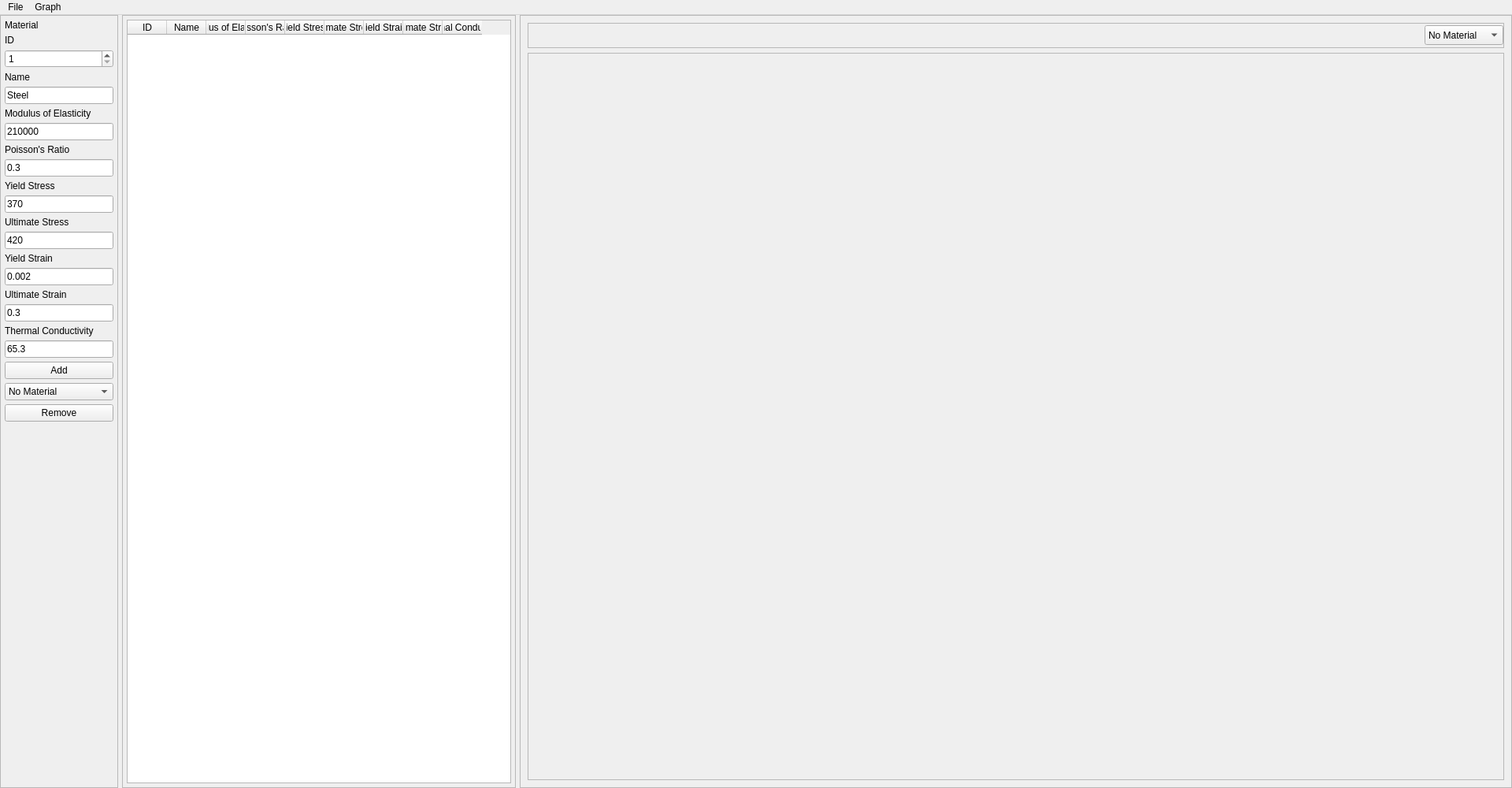
<?xml version="1.0" encoding="UTF-8"?>
<ui version="4.0">
 <class>OpenLatticeMaterialEditor</class>
 <widget class="QMainWindow" name="OpenLatticeMaterialEditor">
  <property name="geometry">
   <rect>
    <x>0</x>
    <y>0</y>
    <width>1920</width>
    <height>1000</height>
   </rect>
  </property>
  <property name="minimumSize">
   <size>
    <width>800</width>
    <height>600</height>
   </size>
  </property>
  <property name="maximumSize">
   <size>
    <width>1920</width>
    <height>1000</height>
   </size>
  </property>
  <property name="windowTitle">
   <string>OpenLattice Material Editor</string>
  </property>
  <widget class="QWidget" name="centralwidget">
   <layout class="QHBoxLayout" name="horizontalLayout">
    <property name="spacing">
     <number>5</number>
    </property>
    <property name="leftMargin">
     <number>0</number>
    </property>
    <property name="topMargin">
     <number>0</number>
    </property>
    <property name="rightMargin">
     <number>0</number>
    </property>
    <property name="bottomMargin">
     <number>0</number>
    </property>
    <item>
     <widget class="QFrame" name="frame_material_settings">
      <property name="maximumSize">
       <size>
        <width>150</width>
        <height>16777215</height>
       </size>
      </property>
      <property name="frameShape">
       <enum>QFrame::StyledPanel</enum>
      </property>
      <property name="frameShadow">
       <enum>QFrame::Raised</enum>
      </property>
      <layout class="QVBoxLayout" name="verticalLayout_3">
       <property name="spacing">
        <number>5</number>
       </property>
       <property name="leftMargin">
        <number>5</number>
       </property>
       <property name="topMargin">
        <number>5</number>
       </property>
       <property name="rightMargin">
        <number>5</number>
       </property>
       <property name="bottomMargin">
        <number>5</number>
       </property>
       <item>
        <widget class="QLabel" name="label_15">
         <property name="text">
          <string>Material</string>
         </property>
        </widget>
       </item>
       <item>
        <widget class="QLabel" name="label_16">
         <property name="text">
          <string>ID</string>
         </property>
        </widget>
       </item>
       <item>
        <widget class="QSpinBox" name="spinBox_material_id">
         <property name="minimum">
          <number>1</number>
         </property>
         <property name="maximum">
          <number>1000</number>
         </property>
        </widget>
       </item>
       <item>
        <widget class="QLabel" name="label_17">
         <property name="text">
          <string>Name</string>
         </property>
        </widget>
       </item>
       <item>
        <widget class="QLineEdit" name="lineEdit_material_name">
         <property name="text">
          <string>Steel</string>
         </property>
        </widget>
       </item>
       <item>
        <widget class="QLabel" name="label_18">
         <property name="text">
          <string>Modulus of Elasticity</string>
         </property>
        </widget>
       </item>
       <item>
        <widget class="QLineEdit" name="lineEdit_modulus_of_elasticity">
         <property name="text">
          <string>210000</string>
         </property>
        </widget>
       </item>
       <item>
        <widget class="QLabel" name="label_19">
         <property name="text">
          <string>Poisson's Ratio</string>
         </property>
        </widget>
       </item>
       <item>
        <widget class="QLineEdit" name="lineEdit_poissons_ratio">
         <property name="text">
          <string>0.3</string>
         </property>
        </widget>
       </item>
       <item>
        <widget class="QLabel" name="label_21">
         <property name="text">
          <string>Yield Stress</string>
         </property>
        </widget>
       </item>
       <item>
        <widget class="QLineEdit" name="lineEdit_yield_stress">
         <property name="text">
          <string>370</string>
         </property>
        </widget>
       </item>
       <item>
        <widget class="QLabel" name="label_23">
         <property name="text">
          <string>Ultimate Stress</string>
         </property>
        </widget>
       </item>
       <item>
        <widget class="QLineEdit" name="lineEdit_ultimate_stress">
         <property name="text">
          <string>420</string>
         </property>
        </widget>
       </item>
       <item>
        <widget class="QLabel" name="label_22">
         <property name="text">
          <string>Yield Strain</string>
         </property>
        </widget>
       </item>
       <item>
        <widget class="QLineEdit" name="lineEdit_yield_strain">
         <property name="text">
          <string>0.002</string>
         </property>
        </widget>
       </item>
       <item>
        <widget class="QLabel" name="label_24">
         <property name="text">
          <string>Ultimate Strain</string>
         </property>
        </widget>
       </item>
       <item>
        <widget class="QLineEdit" name="lineEdit_ultimate_strain">
         <property name="text">
          <string>0.3</string>
         </property>
        </widget>
       </item>
       <item>
        <widget class="QLabel" name="label_20">
         <property name="text">
          <string>Thermal Conductivity</string>
         </property>
        </widget>
       </item>
       <item>
        <widget class="QLineEdit" name="lineEdit_thermal_conductivity">
         <property name="text">
          <string>65.3</string>
         </property>
        </widget>
       </item>
       <item>
        <widget class="QPushButton" name="pushButton_material_add">
         <property name="text">
          <string>Add</string>
         </property>
        </widget>
       </item>
       <item>
        <widget class="QComboBox" name="comboBox_material_remove">
         <item>
          <property name="text">
           <string>No Material</string>
          </property>
         </item>
        </widget>
       </item>
       <item>
        <widget class="QPushButton" name="pushButton_material_remove">
         <property name="text">
          <string>Remove</string>
         </property>
        </widget>
       </item>
       <item>
        <spacer name="verticalSpacer_4">
         <property name="orientation">
          <enum>Qt::Vertical</enum>
         </property>
         <property name="sizeHint" stdset="0">
          <size>
           <width>20</width>
           <height>425</height>
          </size>
         </property>
        </spacer>
       </item>
      </layout>
     </widget>
    </item>
    <item>
     <widget class="QFrame" name="frame_material_tree">
      <property name="minimumSize">
       <size>
        <width>500</width>
        <height>0</height>
       </size>
      </property>
      <property name="maximumSize">
       <size>
        <width>300</width>
        <height>16777215</height>
       </size>
      </property>
      <property name="frameShape">
       <enum>QFrame::StyledPanel</enum>
      </property>
      <property name="frameShadow">
       <enum>QFrame::Raised</enum>
      </property>
      <layout class="QVBoxLayout" name="verticalLayout">
       <property name="spacing">
        <number>5</number>
       </property>
       <property name="leftMargin">
        <number>5</number>
       </property>
       <property name="topMargin">
        <number>5</number>
       </property>
       <property name="rightMargin">
        <number>5</number>
       </property>
       <property name="bottomMargin">
        <number>5</number>
       </property>
       <item>
        <widget class="QTableWidget" name="tableWidget_material">
         <property name="minimumSize">
          <size>
           <width>0</width>
           <height>0</height>
          </size>
         </property>
         <property name="maximumSize">
          <size>
           <width>16777215</width>
           <height>16777215</height>
          </size>
         </property>
         <attribute name="horizontalHeaderDefaultSectionSize">
          <number>50</number>
         </attribute>
         <column>
          <property name="text">
           <string>ID</string>
          </property>
         </column>
         <column>
          <property name="text">
           <string>Name</string>
          </property>
         </column>
         <column>
          <property name="text">
           <string>Modulus of Elasticity</string>
          </property>
         </column>
         <column>
          <property name="text">
           <string>Poisson's Ratio</string>
          </property>
         </column>
         <column>
          <property name="text">
           <string>Yield Stress</string>
          </property>
         </column>
         <column>
          <property name="text">
           <string>Ultimate Stress</string>
          </property>
         </column>
         <column>
          <property name="text">
           <string>Yield Strain</string>
          </property>
         </column>
         <column>
          <property name="text">
           <string>Ultimate Strain</string>
          </property>
         </column>
         <column>
          <property name="text">
           <string>Thermal Conductivity</string>
          </property>
         </column>
        </widget>
       </item>
      </layout>
     </widget>
    </item>
    <item>
     <widget class="QFrame" name="frame_info">
      <property name="frameShape">
       <enum>QFrame::StyledPanel</enum>
      </property>
      <property name="frameShadow">
       <enum>QFrame::Raised</enum>
      </property>
      <layout class="QVBoxLayout" name="verticalLayout_2">
       <item>
        <widget class="QFrame" name="frame_plot_settings">
         <property name="minimumSize">
          <size>
           <width>0</width>
           <height>32</height>
          </size>
         </property>
         <property name="maximumSize">
          <size>
           <width>16777215</width>
           <height>32</height>
          </size>
         </property>
         <property name="frameShape">
          <enum>QFrame::StyledPanel</enum>
         </property>
         <property name="frameShadow">
          <enum>QFrame::Raised</enum>
         </property>
         <layout class="QHBoxLayout" name="horizontalLayout_2">
          <property name="spacing">
           <number>15</number>
          </property>
          <property name="leftMargin">
           <number>0</number>
          </property>
          <property name="topMargin">
           <number>0</number>
          </property>
          <property name="rightMargin">
           <number>0</number>
          </property>
          <property name="bottomMargin">
           <number>0</number>
          </property>
          <item>
           <spacer name="horizontalSpacer">
            <property name="orientation">
             <enum>Qt::Horizontal</enum>
            </property>
            <property name="sizeHint" stdset="0">
             <size>
              <width>1120</width>
              <height>20</height>
             </size>
            </property>
           </spacer>
          </item>
          <item>
           <widget class="QComboBox" name="comboBox_material_curve">
            <property name="minimumSize">
             <size>
              <width>100</width>
              <height>25</height>
             </size>
            </property>
            <property name="maximumSize">
             <size>
              <width>100</width>
              <height>25</height>
             </size>
            </property>
            <item>
             <property name="text">
              <string>No Material</string>
             </property>
            </item>
           </widget>
          </item>
         </layout>
        </widget>
       </item>
       <item>
        <widget class="QFrame" name="frame_graph">
         <property name="frameShape">
          <enum>QFrame::StyledPanel</enum>
         </property>
         <property name="frameShadow">
          <enum>QFrame::Raised</enum>
         </property>
        </widget>
       </item>
      </layout>
     </widget>
    </item>
   </layout>
  </widget>
  <widget class="QMenuBar" name="menubar">
   <property name="geometry">
    <rect>
     <x>0</x>
     <y>0</y>
     <width>1920</width>
     <height>22</height>
    </rect>
   </property>
   <widget class="QMenu" name="menuFile">
    <property name="title">
     <string>File</string>
    </property>
    <addaction name="actionImport"/>
    <addaction name="actionExport"/>
   </widget>
   <widget class="QMenu" name="menuGraph">
    <property name="title">
     <string>Graph</string>
    </property>
    <widget class="QMenu" name="menuGrid">
     <property name="title">
      <string>Grid</string>
     </property>
     <addaction name="actionShow_Grid"/>
     <addaction name="actionHide_Grid"/>
    </widget>
    <addaction name="actionClear"/>
    <addaction name="menuGrid"/>
   </widget>
   <addaction name="menuFile"/>
   <addaction name="menuGraph"/>
  </widget>
  <action name="actionImport">
   <property name="text">
    <string>Import</string>
   </property>
  </action>
  <action name="actionExport">
   <property name="text">
    <string>Export</string>
   </property>
  </action>
  <action name="actionTable">
   <property name="text">
    <string>Table</string>
   </property>
  </action>
  <action name="actionGraph">
   <property name="text">
    <string>Graph</string>
   </property>
  </action>
  <action name="actionNew">
   <property name="text">
    <string>New</string>
   </property>
  </action>
  <action name="actionClear">
   <property name="text">
    <string>Clear</string>
   </property>
  </action>
  <action name="actionShow_Grid">
   <property name="text">
    <string>Show Grid</string>
   </property>
  </action>
  <action name="actionHide_Grid">
   <property name="text">
    <string>Hide Grid</string>
   </property>
  </action>
 </widget>
 <resources/>
 <connections/>
</ui>
